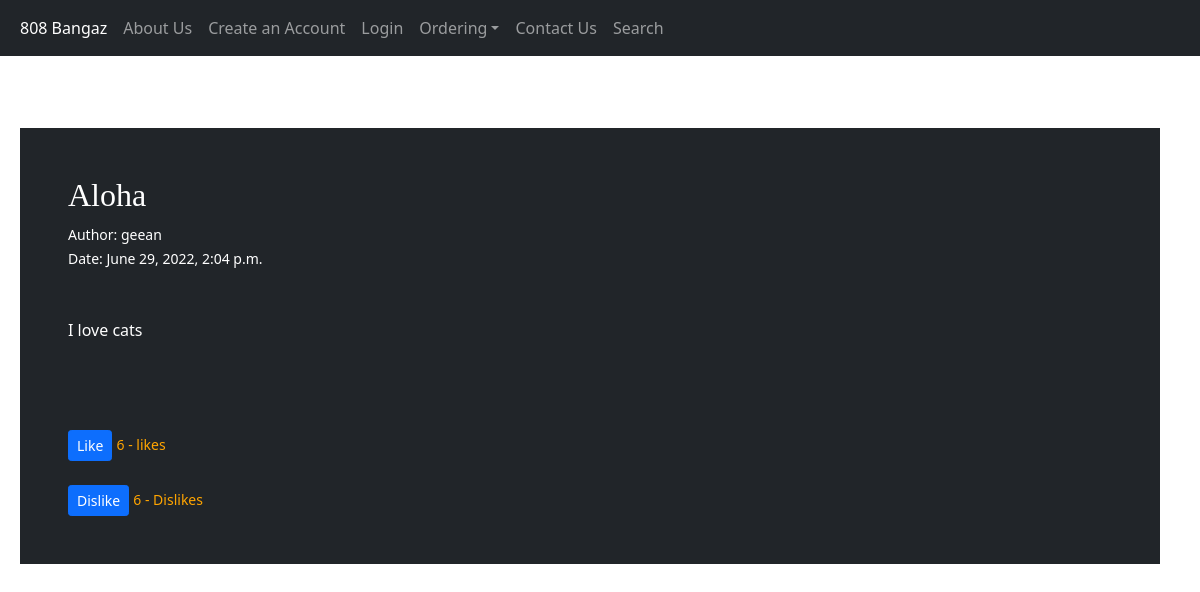
The page /post/40/detail/ on the database its author committed.
### blogs/models.py (models this page shows, shortened)
class Post(models.Model):
    author = models.ForeignKey(settings.AUTH_USER_MODEL, on_delete=models.CASCADE)
    title = models.CharField(max_length=200)
    text = models.TextField()
    created_date = models.DateTimeField(default=timezone.now)
    published_date = models.DateTimeField(blank=True, null=True)
    likes = models.ManyToManyField(User, related_name='forum_post', blank = True)
    dislikes = models.ManyToManyField(User, related_name = 'f_post', blank = True)
    def total_likes(self):
        return self.likes.count()
    def total_dislikes(self):
        return self.dislikes.count()

### blogs/views.py (the view)
# urls.py: path('post/<int:pk>/detail/', views.post_details, name='post_details'),
def post_details(request, pk):
    post = get_object_or_404(Post, pk=pk)
    is_liked = False
    context = {
        'post' : post,
        'is_liked' : is_liked,
        'total_likes': post.total_likes(),
        'total_dislikes': post.total_dislikes(),
    }
    return render(request, 'blogs/post_detail.html', context)

### blogs/templates/blogs/post_detail.html (shortened to what this page needs)
{% extends 'blogs/base.html' %}
{% block content %}
        <article class="post">
            <aside class="actions">
                <div class="container p-5 my-5 bg-dark text-white">
                    <h2>{{ post.title }}</h2>
                    <small style="color: white;"> Author: {{ post.author }}</small> <br>
                    <time class = 'date'>
                        <small style = "color: white"> Date: {{post.published_date}} </small>
                    </time>
                    <br>
                    <br>
                    <br>
                    <p>{{ post.text }}</p>
                    <br>
                    <br>
                    <br>
                    <form action = "{% url 'like_post' post.pk %}" method = "POST"> {% csrf_token%} <button type = "submit", name"post_id" value = "{{post.id}}", class = "btn btn-primary btn-sm"> Like </button> <small style = "color:orange"> {{total_likes}} - likes </small> </form>
                    <br>
                    <form action = "{% url 'dislike_post' post.pk %}" method = "POST"> {% csrf_token%} <button type = "submit", name"post_id" value = "{{post.id}}", class = "btn btn-primary btn-sm"> Dislike </button> <small style = "color:orange"> {{total_dislikes}} - Dislikes </small> </form>
            </aside>
        </article>
{% endblock %}

### blogs/static/blogs/blogs.css (style rules this page uses)
h1, h2, h3, h4 { font-family: Georgia, serif; }
.container { margin: 20px; padding: 20px; }
body { background-color: white; }

### rows shown on the page
Post: title "Aloha", author "geean", published_date "June 29, 2022, 2:04 p.m.", text "I love cats"

### other values the page prints
{{ total_likes }} "6"
{{ total_dislikes }} "6"
